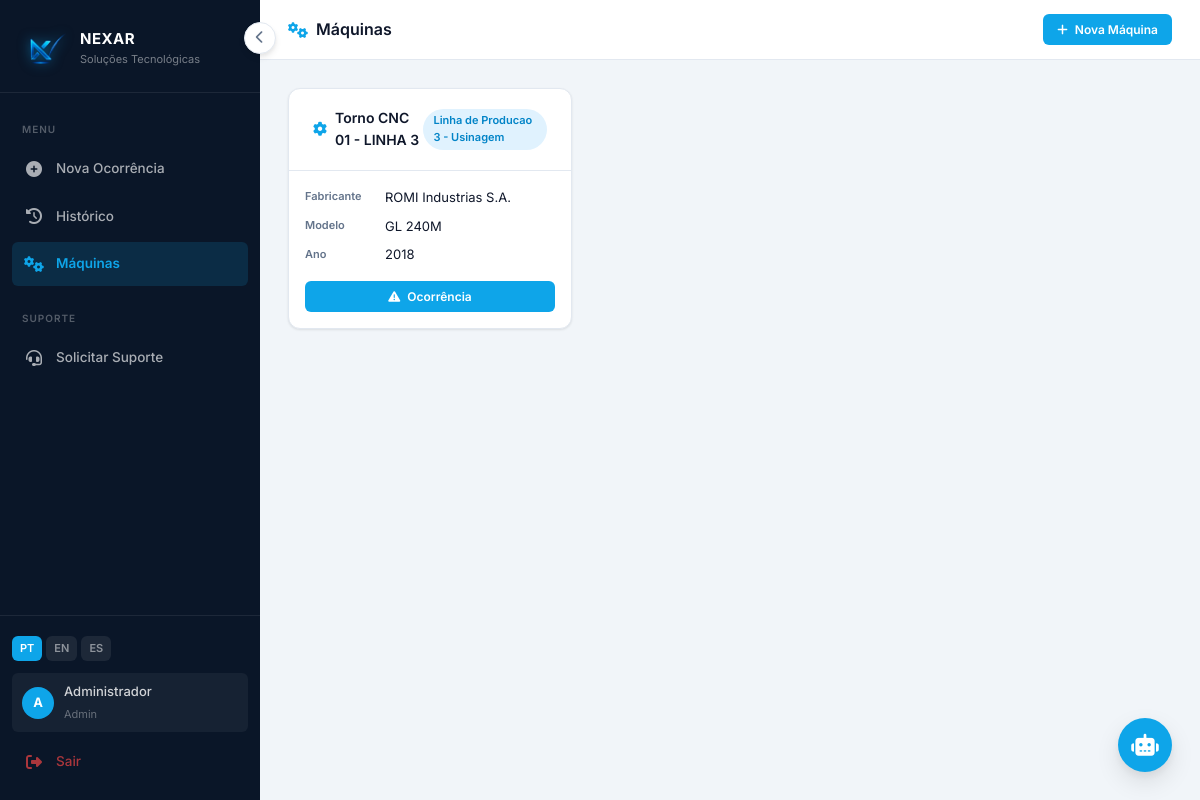
The app's page /maquinas (signed in) with its own data.
### tables this page shows
CREATE TABLE usuarios (
            id INTEGER PRIMARY KEY AUTOINCREMENT,
            nome TEXT NOT NULL,
            email TEXT UNIQUE NOT NULL,
            senha_hash TEXT NOT NULL,
            perfil TEXT DEFAULT 'operador',
            ativo INTEGER DEFAULT 1,
            criado_em DATETIME DEFAULT CURRENT_TIMESTAMP
        );

CREATE TABLE maquinas (
            id INTEGER PRIMARY KEY AUTOINCREMENT,
            nome TEXT NOT NULL,
            modelo TEXT,
            fabricante TEXT,
            ano TEXT,
            setor TEXT,
            descricao TEXT,
            criado_em DATETIME DEFAULT CURRENT_TIMESTAMP
        );

### app.py (the view)
@app.route("/maquinas")
@login_required
def maquinas():
    conn = get_db()
    lista = conn.execute("SELECT * FROM maquinas ORDER BY nome").fetchall()
    conn.close()
    return render_template("maquinas.html", maquinas=lista)

### app.py (called while the page is built)
def get_db():
    conn = sqlite3.connect("qrqc.db")
    conn.row_factory = sqlite3.Row
    return conn

@login_manager.user_loader
def load_user(user_id):
    conn = get_db()
    u = conn.execute("SELECT * FROM usuarios WHERE id = ?", (user_id,)).fetchone()
    conn.close()
    if u:
        return User(u["id"], u["nome"], u["email"], u["perfil"])
    return None

@app.context_processor
def inject_globals():
    lang = session.get("lang", "pt")
    return {"t": TRANSLATIONS.get(lang, TRANSLATIONS["pt"]), "lang": lang}

### templates/maquinas.html (shortened to what this page needs)
{% extends 'menu.html' %}
{% block content %}
<div class="topbar">
  <div class="topbar-title">
    <i class="fas fa-cogs"></i> {{ t.maquinas }}
  </div>
  <div class="topbar-actions">
    <a href="{{ url_for('cadastro_maquina') }}" class="btn btn-primary btn-sm">
      <i class="fas fa-plus"></i> {{ t.nova_maquina }}
    </a>
  </div>
</div>
<div class="page-body">
  {% if maquinas %}
  <div style="display:grid; grid-template-columns:repeat(auto-fill, minmax(280px, 1fr)); gap:16px;">
    {% for m in maquinas %}
    <div class="card" style="transition:var(--transition);"
         onmouseover="this.style.boxShadow='var(--shadow-lg)'"
         onmouseout="this.style.boxShadow='var(--shadow-sm)'">
      <div class="card-header">
        <span class="card-title" style="font-size:14px;">
          <i class="fas fa-cog"></i> {{ m.nome }}
        </span>
        {% if m.setor %}
        <span class="badge badge-primary" style="font-size:11px;">{{ m.setor }}</span>
        {% endif %}
      </div>
      <div class="card-body" style="padding:16px;">
        <div style="display:flex; flex-direction:column; gap:8px; margin-bottom:16px;">
          {% if m.fabricante %}
          <div style="display:flex; gap:8px; align-items:center;">
            <span style="font-size:11px; color:var(--text-muted); width:72px; font-weight:600;">Fabricante</span>
            <span style="font-size:13px;">{{ m.fabricante }}</span>
          </div>
          {% endif %}
          {% if m.modelo %}
          <div style="display:flex; gap:8px; align-items:center;">
            <span style="font-size:11px; color:var(--text-muted); width:72px; font-weight:600;">Modelo</span>
            <span style="font-size:13px;">{{ m.modelo }}</span>
          </div>
          {% endif %}
          {% if m.ano %}
          <div style="display:flex; gap:8px; align-items:center;">
            <span style="font-size:11px; color:var(--text-muted); width:72px; font-weight:600;">Ano</span>
            <span style="font-size:13px;">{{ m.ano }}</span>
          </div>
          {% endif %}
        </div>
        <div style="display:flex; gap:8px;">
          <a href="{{ url_for('CadastroOcorrencia') }}?maquina={{ m.id }}"
             class="btn btn-primary btn-sm" style="flex:1; justify-content:center;">
            <i class="fas fa-exclamation-triangle"></i> Ocorrência
          </a>
        </div>
      </div>
    </div>
    {% endfor %}
  </div>
  {% endif %}
</div>
{% endblock %}

### templates/menu.html (shortened to what this page needs)
<!DOCTYPE html>
<html lang="{{ lang }}">
<head>
  <link rel="stylesheet" href="/static/css/design-system.css" />
  <link rel="stylesheet" href="https://cdnjs.cloudflare.com/ajax/libs/font-awesome/6.5.0/css/all.min.css" />
</head>
<body>
<div class="app-wrapper">
  <aside class="sidebar" id="sidebar">
    <div class="sidebar-logo">
      <img src="/static/assets/img/nexar_logo_clean.png" alt="Nexar" />
      <div class="sidebar-logo-text">
        <h4>NEXAR</h4>
        <p>Soluções Tecnológicas</p>
      </div>
    </div>
    <nav class="sidebar-nav">
      <span class="nav-label">Menu</span>
      <a href="{{ url_for('telaInicial') }}"
         class="nav-item {% if request.endpoint == 'telaInicial' %}active{% endif %}">
        <i class="fas fa-plus-circle"></i>
        <span>{{ t.nova_ocorrencia }}</span>
      </a>
      <a href="{{ url_for('historico') }}"
         class="nav-item {% if request.endpoint == 'historico' %}active{% endif %}">
        <i class="fas fa-history"></i>
        <span>{{ t.historico }}</span>
      </a>
      <a href="{{ url_for('maquinas') }}"
         class="nav-item {% if 'maquina' in request.endpoint %}active{% endif %}">
        <i class="fas fa-cogs"></i>
        <span>{{ t.maquinas }}</span>
      </a>
      <span class="nav-label" style="margin-top:8px">Suporte</span>
      <a href="{{ url_for('solicitacao') }}"
         class="nav-item {% if request.endpoint == 'solicitacao' %}active{% endif %}">
        <i class="fas fa-headset"></i>
        <span>{{ t.solicitar_suporte }}</span>
      </a>
    </nav>
    <div class="sidebar-footer">
      <div class="lang-selector">
        <a href="{{ url_for('set_lang', lang='pt') }}"
           class="lang-btn {% if lang == 'pt' %}active{% endif %}">PT</a>
        <a href="{{ url_for('set_lang', lang='en') }}"
           class="lang-btn {% if lang == 'en' %}active{% endif %}">EN</a>
        <a href="{{ url_for('set_lang', lang='es') }}"
           class="lang-btn {% if lang == 'es' %}active{% endif %}">ES</a>
      </div>
      <div class="user-chip">
        <div class="user-avatar">
          {{ current_user.nome[0].upper() if current_user.is_authenticated else 'U' }}
        </div>
        <div class="user-info-text">
          <p>{{ current_user.nome if current_user.is_authenticated else 'Usuário' }}</p>
          <span>{{ current_user.perfil.title() if current_user.is_authenticated else '' }}</span>
        </div>
      </div>
      <a href="{{ url_for('logout') }}" class="nav-item" style="color: rgba(239,68,68,.7);">
        <i class="fas fa-sign-out-alt"></i>
        <span>{{ t.sair }}</span>
      </a>
    </div>
  </aside>
  <button class="sidebar-toggle" id="sidebarToggle" onclick="toggleSidebar()">
    <i class="fas fa-chevron-left"></i>
  </button>
  <div class="main-content" id="mainContent">
    {% block content %}{% endblock %}
  </div>
</div>
<button class="chat-fab" id="chatFab" onclick="toggleChat()" title="{{ t.assistente }}">
  <i class="fas fa-robot"></i>
</button>
</body>
</html>

### records on screen
usuarios: nome "A", nome "Administrador", perfil "Admin"
maquinas: nome "Torno CNC 01 - LINHA 3", setor "Linha de Producao 3 - Usinagem", fabricante "ROMI Industrias S.A.", modelo "GL 240M", ano "2018"

### other values on screen
{{ t.nova_ocorrencia }} "Nova Ocorrência"
{{ t.historico }} "Histórico"
{{ t.maquinas }} "Máquinas"
{{ t.solicitar_suporte }} "Solicitar Suporte"
{{ t.sair }} "Sair"
{{ t.nova_maquina }} "Nova Máquina"
